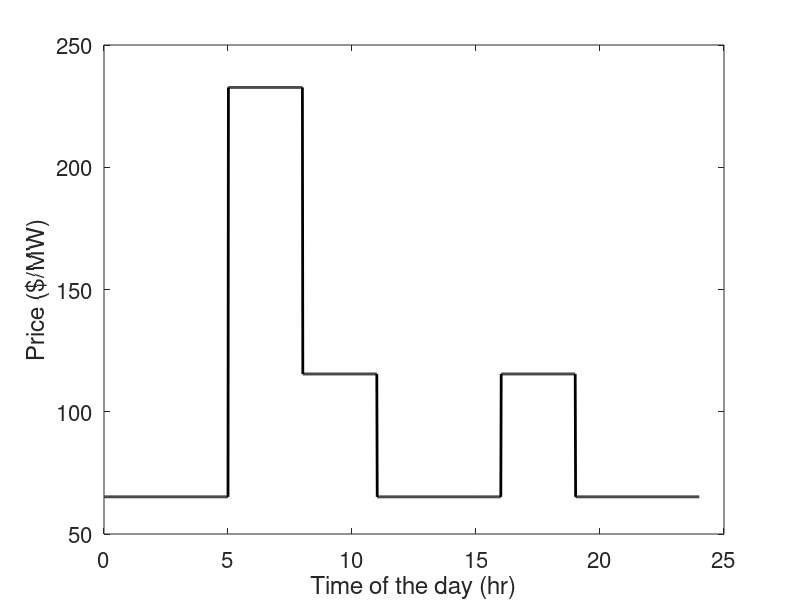

The MATLAB source for this figure: (Note: this script raises an error after producing the figure.)
clear all
close all

price = [65.2*ones(60,1);65.2*ones(60,1);65.2*ones(60,1);65.2*ones(60,1);65.2*ones(60,1); ...
         232.64*ones(60,1);232.64*ones(60,1);232.64*ones(60,1);115.45*ones(60,1); 115.45*ones(60,1);115.45*ones(60,1);...
        65.2*ones(60,1);65.2*ones(60,1);65.2*ones(60,1);65.2*ones(60,1);65.2*ones(60,1); ...
        115.45*ones(60,1); 115.45*ones(60,1);115.45*ones(60,1);...
        65.2*ones(60,1);65.2*ones(60,1);65.2*ones(60,1);65.2*ones(60,1);65.2*ones(60,1)];
deltT = 1;         % Time steps in minute
t = 1:deltT:24*60;   %The time sequence

figure(134)
set(gcf,'DefaultAxesFontSize',16)  %<--------set character size
set(gcf,'DefaultTextFontSize',16)
plot(t/60,price,'k','LineWidth',2)
xlabel('Time of the day (hr)')
ylabel('Price ($/MW)') 



sub_loadTemperaturewinter % Load outdoor temperature profile (a day)
Tout = [];    
day = 1
numberOfDay = 3

for i = 1:24*numberOfDay
    if Tout24(24*day+i) ~= Tout24(24*day+i+1)
        Tstep0 = (Tout24(24*day+i+1)-Tout24(24*day+i))/(60/deltT);
        Tout = [Tout [Tout24(24*day+i):Tstep0:Tout24(24*day+i+1)]];
    else
        Tout = [Tout Tout24(24*day+i)*ones(1,(60/deltT))];
    end
end
Tout = (Tout-32)*5/9;
figure(134)
set(gcf,'DefaultAxesFontSize',16)  %<--------set character size
set(gcf,'DefaultTextFontSize',16)
plot(Tout,'k','LineWidth',2)
xlabel('Time of the day (hr)')
ylabel('Price ($/MW)') 